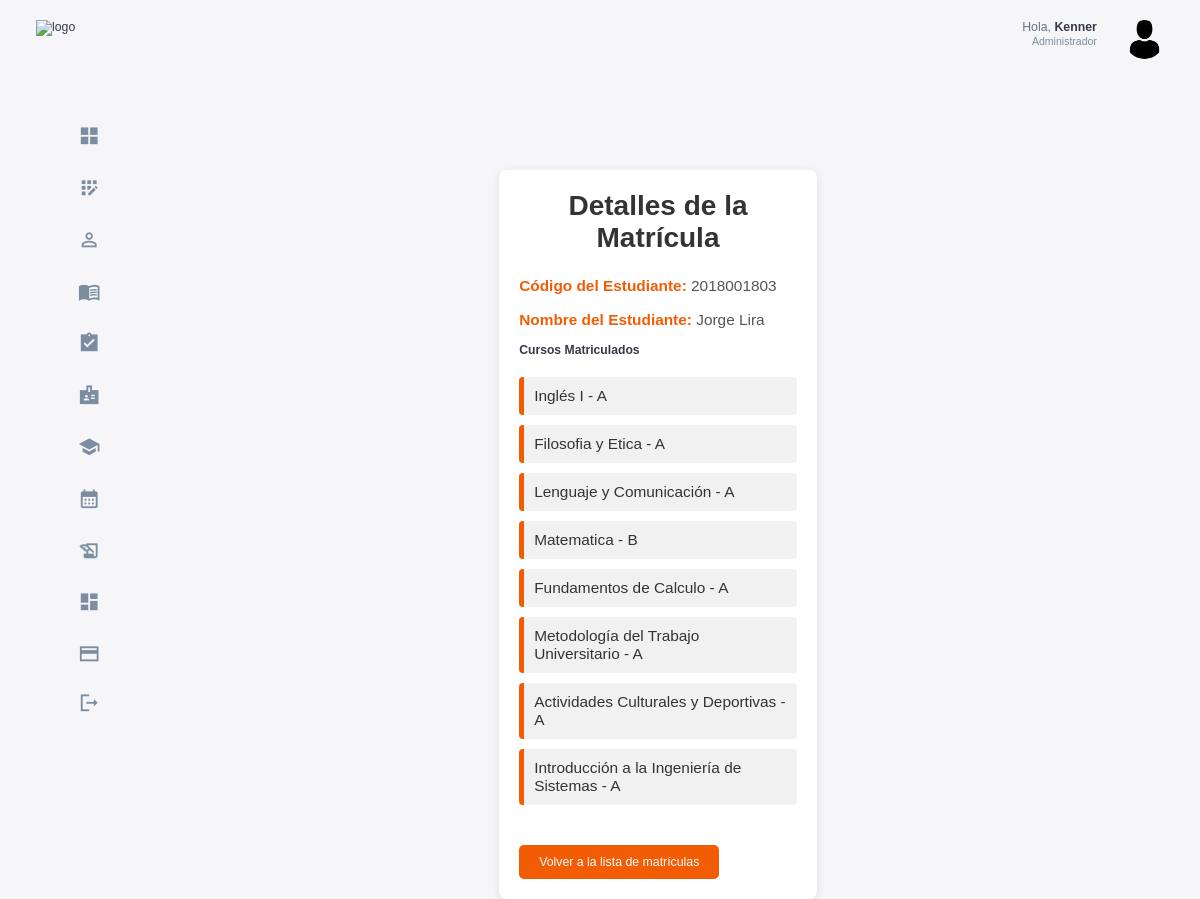
Page /matriculas/ver_matricula/65/ (signed in) on the committed database.
### estudiantes/models.py (models this page shows, shortened)
class Estudiante(models.Model):
    usuario = models.OneToOneField(Usuario, on_delete=models.CASCADE)
    codigo = models.CharField(max_length=10,unique=True)
    base = models.CharField(max_length=20)
    carrera = models.CharField(max_length=100)
    activo = models.BooleanField(default=True)

### matriculas/models.py (models this page shows, shortened)
class MatriculaCurso(models.Model):
    matricula = models.ForeignKey(Matricula, on_delete=models.CASCADE)
    seccion = models.ForeignKey(Seccion, on_delete=models.CASCADE)
    class Meta:
        unique_together = ('matricula', 'seccion')

### horarios/models.py (models this page shows, shortened)
class Seccion(models.Model):
    curso = models.ForeignKey(Curso, on_delete=models.CASCADE)
    nombre = models.CharField(max_length=10)
    cupos_totales = models.IntegerField()
    semestre = models.ForeignKey(Semestre, on_delete=models.CASCADE, related_name='secciones')

### cursos/models.py (models this page shows, shortened)
class Curso(models.Model):
    codigo = models.CharField(max_length=10, unique=True)  # Campo único
    nombre = models.CharField(max_length=100)
    descripcion = models.TextField(null=True, blank=True)
    creditos = models.IntegerField()
    ciclo = models.IntegerField(validators=[MinValueValidator(1), MaxValueValidator(10)])
    pre_requisitos = models.ManyToManyField('self', symmetrical=False, related_name='requisitos_para', blank=True)

### usuarios/models.py (models this page shows, shortened)
class Usuario(AbstractUser):
    id = models.AutoField(primary_key=True)
    rol = models.ForeignKey(Rol, on_delete=models.CASCADE, null=True, blank=False)

### usuarios/decorators.py (the view)
        def _wrapped_view(request, *args, **kwargs):
            if request.user.is_authenticated and (request.user.rol.nombre_rol == role or request.user.rol.is_admin):
                return view_func(request, *args, **kwargs)
            else:
                raise PermissionDenied  # Lanza un error si no tiene el rol correcto

### matriculas/views.py (called while the page is built)
@login_required
@role_required('Administrador')
def ver_matricula(request, matricula_id):
    matricula = get_object_or_404(Matricula, id=matricula_id)
    cursos_matriculados = MatriculaCurso.objects.filter(matricula=matricula)
    estudiante = matricula.estudiante
    info_personal = estudiante.informacionpersonal
    context = {
        'matricula': matricula,
        'cursos_matriculados': cursos_matriculados,
        'estudiante_codigo': estudiante.codigo,
        'estudiante_nombre': f"{info_personal.nombre} {info_personal.apellido}",
    }
    return render(request, 'matriculas/ver_matricula.html', context)

### templates/matriculas/ver_matricula.html (shortened to what this page needs)
{% extends 'base.html' %}
{% load static %}
{% block extra_css %}
    <link rel="stylesheet" href="{% static 'css/ver_matricula.css' %}">
{% endblock %}
{% block content %}
<div class="detalle-matricula">
    <h2>Detalles de la Matrícula</h2>
    <p><strong>Código del Estudiante:</strong> {{ estudiante_codigo }}</p>
    <p><strong>Nombre del Estudiante:</strong> {{ estudiante_nombre }}</p>
    <h3>Cursos Matriculados</h3>
    <ul>
        {% for curso in cursos_matriculados %}
        <li>{{ curso.seccion.curso.nombre }} - {{ curso.seccion.nombre }}</li>
        {% endfor %}
    </ul>
    <a href="{% url 'listar_matriculas' %}">Volver a la lista de matrículas</a>
</div>
{% endblock %}

### templates/base.html (shortened to what this page needs)
{% load static %}
<!DOCTYPE html>
<html lang="en">
<head>
    <link rel="stylesheet" href="{% static 'css/base.css' %}">
    {% block extra_css %}{% endblock %}
</head>
<body>
    <div class="container">
        <aside>
            <div class="top">
                <div class="logo">
                    <img src="/static/assets/logo_base.png" alt="logo">
                </div>
            </div>
            <div class="sidebar">
                <a href="{% url 'home_admin' %}" class="active">
                    <span class="material-icons-sharp">grid_view</span>
                </a>
                <a href="{% url 'registrar_usuario' %}" >
                    <span class="material-icons-sharp">app_registration</span>
                </a>
                <a href="{% url 'listar_estudiantes' %}">
                    <span class="material-icons-sharp">person_outline</span>
                </a>
                <a href="{% url 'listar_cursos' %}">
                    <span class="material-icons-sharp">menu_book</span>
                </a>
                <a href="{% url 'listar_estudiantes_historial' %}">
                    <span class="material-icons-sharp">assignment_turned_in</span>
                </a>
                <a href="{% url 'listar_profesores' %}">
                    <span class="material-icons-sharp">badge</span>
                </a>
                <a href="{% url 'listar_semestres' %}">
                    <span class="material-icons-sharp">school</span>
                </a>
                <a href="{% url 'listar_secciones' %}">
                    <span class="material-icons-sharp">calendar_month</span>
                <a href="{% url 'listar_matriculas' %}">
                    <span class="material-icons-sharp">history_edu</span>
                </a>
                <a href="{% url 'estadisticas_generales' %}">
                    <span class="material-icons-sharp">dashboard</span>
                <a href="{% url 'lista_pagos' %}">
                    <span class="material-icons-sharp">payment</span>
                </a>
                <a href="{% url 'signout' %}">
                    <span class="material-icons-sharp">logout</span>
                </a>
            </div>
        </aside>
        <main>
            {% block content %}
            {% endblock %}
        </main>
        <div class="right">
            <div class="top">
                <div class="profile">
                    <div class="info">
                        <p>Hola, <b>{{ request.user.username }}</b></p>
                        <small class="text-muted">Administrador</small>
                    </div>
                    <div class="profile-photo">
                        <img src="/static/assets/perfil_admin.png" alt="perfil_admin">
                    </div>
                </div>
            </div>
        </div>
    </div>
</body>
</html>

### static/css/base.css (style rules this page uses)
:root { --color-primary: #F25C05; --color-danger: #F26938; --color-success: #41f1b6; --color-warning: #F2A172; --color-white: #fff; --color-info-dark: #7d8da1; --color-info-light: #dce1eb; --color-dark: #363949; --color-light: #f2a1724f; --color-primary-variant: #8f5100; --color-dark-variant: #677483; --color-background: #f6f6f9; --card-border-radius: 2rem; --border-radius-1: 0.4rem; --border-radius-2: 0.8rem; --border-radius-3: 1.2rem; --card-padding: 1.8rem; --padding-1: 1.2rem; --box-shadow: 0 2rem 3rem var(--color-light) }
* { margin: 0; padding: 0; outline: 0; appearance: none; border: 0; text-decoration: none; list-style: none; box-sizing: border-box; }
html { font-size: 14px; }
body { width: 100vw; height: 100vh; font-family: Arial, sans-serif; font-size: 0.88rem; background: var(--color-background); user-select: none; overflow-x: hidden; color: var(--color-dark); }
.container { display: grid; width: 96%; margin: 0 auto; gap: 1.8rem; grid-template-columns: 16rem auto 23rem; }
a { color: var(--color-dark); }
img { display: block; width: 100%; }
h2 { font-size: 1.4rem; }
h3 { font-size: 0.87rem; }
small { font-size: 0.75rem; }
.profile-photo { width: 2.8rem; height: 2.8rem; border-radius: 50%; overflow: hidden; }
.text-muted { color: var(--color-info-dark); }
p { color: var(--color-dark-variant); }
b { color: var(--color-dark); }
aside { height: 100vh; width: 16rem; }
aside .top { display: flex; align-items: center; justify-content: space-between; margin-top: 1.4rem; }
aside .logo { display: flex; gap: 0.8rem; }
aside .logo img { width: 12.5rem; height: 4.5rem; }
aside .sidebar { display: flex; flex-direction: column; height: 86vh; position: relative; top: 3rem; }
aside .sidebar a { display: flex; color: var(--color-info-dark); margin-left: 2rem; gap: 1rem; align-items: center; position: relative; height: 3.7rem; transition: all 300ms ease; padding: 0 1rem; white-space: nowrap; overflow: hidden; text-overflow: ellipsis; }
aside .sidebar a span { font-size: 1.6rem; transition: all 300ms ease; }
aside .sidebar a:last-child { position: absolute; bottom: 2rem; width: 100%; }
main { margin-top: 1.4rem; }
.right { margin-top: 1.4rem; }
.right .top { display: flex; justify-content: end; gap: 2rem; }
.right .top .profile { display: flex; gap: 2rem; text-align: right; }
@media screen and (max-width: 1200px) { .container { width: 94%; grid-template-columns: 7rem auto 23rem; } }
@media screen and (max-width: 1200px) { aside .sidebar a { width: 5.6rem; } }
@media screen and (max-width: 1200px) { aside .sidebar a:last-child { position: relative; margin-top: 1.8rem; } }
@media screen and (max-width: 1200px) { aside .logo img { top: 10px; width: 8.2rem; height: 3.5rem; } }

### static/css/ver_matricula.css (style rules this page uses)
.detalle-matricula { max-width: 800px; margin: 0 auto; padding: 20px; background-color: #ffffff; border-radius: 8px; box-shadow: 0 2px 10px rgba(0, 0, 0, 0.1); margin-left: 340px; margin-top: 150px; }
.detalle-matricula h2 { font-size: 2rem; color: #333; text-align: center; margin-bottom: 20px; }
.detalle-matricula p { font-size: 1.1rem; color: #555; margin: 10px 0; line-height: 1.6; }
.detalle-matricula strong { color: #F25C05; }
.detalle-matricula ul { list-style-type: none; padding: 0; margin: 20px 0; }
.detalle-matricula ul li { background-color: #f1f1f1; padding: 10px; margin-bottom: 10px; border-left: 5px solid #F25C05; border-radius: 4px; font-size: 1.1rem; color: #333; }
.detalle-matricula a { display: inline-block; padding: 10px 20px; margin-top: 20px; background-color: #F25C05; color: white; text-decoration: none; border-radius: 5px; transition: background-color 0.3s ease; }

### rows in the picture
Estudiante: codigo "2018001803"
MatriculaCurso: seccion.curso.nombre "Inglés I", seccion.nombre "A"
MatriculaCurso: seccion.curso.nombre "Filosofia y Etica", seccion.nombre "A"
MatriculaCurso: seccion.curso.nombre "Lenguaje y Comunicación", seccion.nombre "A"
MatriculaCurso: seccion.curso.nombre "Matematica", seccion.nombre "B"
MatriculaCurso: seccion.curso.nombre "Fundamentos de Calculo", seccion.nombre "A"
MatriculaCurso: seccion.curso.nombre "Metodología del Trabajo Universitario", seccion.nombre "A"
MatriculaCurso: seccion.curso.nombre "Actividades Culturales y Deportivas", seccion.nombre "A"
MatriculaCurso: seccion.curso.nombre "Introducción a la Ingeniería de Sistemas", seccion.nombre "A"
Usuario: user.username "Kenner"

### other values in the picture
{{ estudiante_nombre }} "Jorge Lira"
